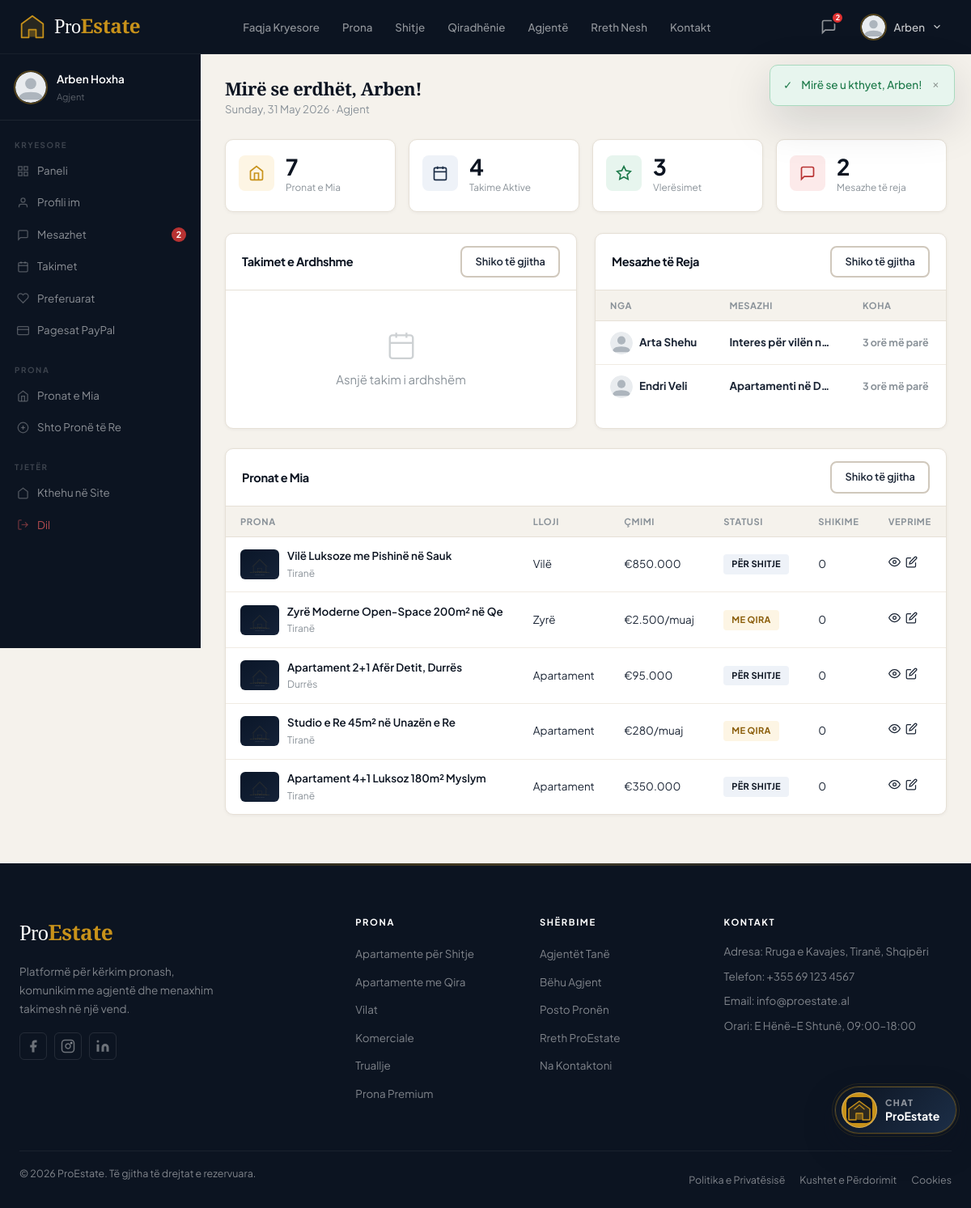
/dashboard/index.php (signed in), run on the app's committed database.
### tables this page shows
CREATE TABLE IF NOT EXISTS `users` (
  `id`                   INT UNSIGNED     NOT NULL AUTO_INCREMENT,
  `email`                VARCHAR(255)     NOT NULL,
  `password`             VARCHAR(255)     NOT NULL COMMENT 'bcrypt hash',
  `first_name`           VARCHAR(100)     NOT NULL,
  `last_name`            VARCHAR(100)     NOT NULL,
  `phone`                VARCHAR(25)      DEFAULT NULL,
  `gender`               ENUM('female','male','other','unspecified') NOT NULL DEFAULT 'unspecified',
  `role`                 ENUM('admin','agent','owner','client') NOT NULL DEFAULT 'client',
  `avatar`               VARCHAR(255)     DEFAULT NULL,
  `bio`                  TEXT             DEFAULT NULL,
  `agency_name`          VARCHAR(200)     DEFAULT NULL,
  `license_number`       VARCHAR(100)     DEFAULT NULL,
  `city`                 VARCHAR(100)     DEFAULT NULL,
  `is_active`            TINYINT(1)       NOT NULL DEFAULT 1,
  `email_verified`       TINYINT(1)       NOT NULL DEFAULT 0,
  `verification_token`   VARCHAR(64)      DEFAULT NULL,
  `reset_token`          VARCHAR(64)      DEFAULT NULL,
  `reset_token_expires`  DATETIME         DEFAULT NULL,
  `last_login`           DATETIME         DEFAULT NULL,
  `created_at`           TIMESTAMP        NOT NULL DEFAULT CURRENT_TIMESTAMP,
  `updated_at`           TIMESTAMP        NOT NULL DEFAULT CURRENT_TIMESTAMP ON UPDATE CURRENT_TIMESTAMP,
  PRIMARY KEY (`id`),
  UNIQUE KEY `uq_email` (`email`),
  KEY `idx_role` (`role`),
  KEY `idx_active` (`is_active`)
);

CREATE TABLE IF NOT EXISTS `messages` (
  `id`          INT UNSIGNED NOT NULL AUTO_INCREMENT,
  `sender_id`   INT UNSIGNED NOT NULL,
  `receiver_id` INT UNSIGNED NOT NULL,
  `property_id` INT UNSIGNED DEFAULT NULL,
  `subject`     VARCHAR(300) DEFAULT NULL,
  `content`     TEXT         NOT NULL,
  `is_read`     TINYINT(1)   NOT NULL DEFAULT 0,
  `created_at`  TIMESTAMP    NOT NULL DEFAULT CURRENT_TIMESTAMP,
  PRIMARY KEY (`id`),
  KEY `idx_msg_receiver` (`receiver_id`),
  KEY `idx_msg_sender`   (`sender_id`),
  CONSTRAINT `fk_msg_sender`   FOREIGN KEY (`sender_id`)   REFERENCES `users`      (`id`) ON DELETE CASCADE,
  CONSTRAINT `fk_msg_receiver` FOREIGN KEY (`receiver_id`) REFERENCES `users`      (`id`) ON DELETE CASCADE,
  CONSTRAINT `fk_msg_prop`     FOREIGN KEY (`property_id`) REFERENCES `properties` (`id`) ON DELETE SET NULL
);

CREATE TABLE IF NOT EXISTS `properties` (
  `id`           INT UNSIGNED     NOT NULL AUTO_INCREMENT,
  `title`        VARCHAR(300)     NOT NULL,
  `description`  TEXT             NOT NULL,
  `type`         ENUM('apartment','house','villa','commercial','office','land','garage') NOT NULL,
  `status`       ENUM('for_sale','for_rent','sold','rented') NOT NULL DEFAULT 'for_sale',
  `price`        DECIMAL(12,2)    NOT NULL,
  `price_period` ENUM('total','monthly','yearly') NOT NULL DEFAULT 'total',
  `area`         DECIMAL(10,2)    DEFAULT NULL COMMENT 'm2',
  `rooms`        TINYINT UNSIGNED DEFAULT 0,
  `bathrooms`    TINYINT UNSIGNED DEFAULT 0,
  `floor`        SMALLINT         DEFAULT NULL,
  `total_floors` SMALLINT         DEFAULT NULL,
  `year_built`   SMALLINT         DEFAULT NULL,
  `address`      VARCHAR(500)     NOT NULL,
  `city`         VARCHAR(100)     NOT NULL,
  `neighborhood` VARCHAR(200)     DEFAULT NULL,
  `latitude`     DECIMAL(10,8)    DEFAULT NULL,
  `longitude`    DECIMAL(11,8)    DEFAULT NULL,
  `owner_id`     INT UNSIGNED     NOT NULL,
  `agent_id`     INT UNSIGNED     DEFAULT NULL,
  `is_featured`  TINYINT(1)       NOT NULL DEFAULT 0,
  `is_active`    TINYINT(1)       NOT NULL DEFAULT 1,
  `approval_status` ENUM('pending','approved','rejected') NOT NULL DEFAULT 'approved',
  `is_verified`  TINYINT(1)       NOT NULL DEFAULT 1,
  `approved_at`  DATETIME         DEFAULT NULL,
  `approved_by`  INT UNSIGNED     DEFAULT NULL,
  `views`        INT UNSIGNED     NOT NULL DEFAULT 0,
  `created_at`   TIMESTAMP        NOT NULL DEFAULT CURRENT_TIMESTAMP,
  `updated_at`   TIMESTAMP        NOT NULL DEFAULT CURRENT_TIMESTAMP ON UPDATE CURRENT_TIMESTAMP,
  PRIMARY KEY (`id`),
  KEY `idx_city` (`city`),
  KEY `idx_type` (`type`),
  KEY `idx_status` (`status`),
  KEY `idx_price` (`price`),
  KEY `idx_featured` (`is_featured`),
  KEY `idx_active` (`is_active`),
  KEY `idx_approval` (`approval_status`),
  KEY `idx_verified` (`is_verified`),
  KEY `idx_owner` (`owner_id`),
  KEY `idx_agent` (`agent_id`),
  FULLTEXT KEY `ft_search` (`title`, `description`, `address`, `city`, `neighborhood`),
  CONSTRAINT `fk_prop_owner` FOREIGN KEY (`owner_id`) REFERENCES `users` (`id`) ON DELETE CASCADE,
  CONSTRAINT `fk_prop_agent` FOREIGN KEY (`agent_id`) REFERENCES `users` (`id`) ON DELETE SET NULL,
  CONSTRAINT `fk_prop_approved_by` FOREIGN KEY (`approved_by`) REFERENCES `users` (`id`) ON DELETE SET NULL
);

### dashboard/index.php (the view, shortened to what the rows shown need)
<?php
require_once dirname(__DIR__) . '/includes/db.php';
require_once dirname(__DIR__) . '/includes/security.php';
require_once dirname(__DIR__) . '/includes/auth.php';
require_once dirname(__DIR__) . '/includes/functions.php';
$user = current_user();
$uid  = current_user_id();
$role = current_user_role();
$my_props = [];
if (in_array($role, ['agent','owner','admin'])) {
    $where_prop = $role === 'agent' ? "agent_id = {$uid}" : ($role === 'owner' ? "owner_id = {$uid}" : "1=1");
    $my_props = db_rows(
        "SELECT p.*, pi.filename AS primary_img FROM properties p
         LEFT JOIN property_images pi ON pi.property_id=p.id AND pi.is_primary=1
         WHERE {$where_prop} AND p.is_active=1
         ORDER BY p.created_at DESC LIMIT 5"
    );
}
$recent_msgs = db_rows(
    "SELECT m.*, u.first_name, u.last_name, u.avatar FROM messages m
     JOIN users u ON u.id = m.sender_id
     WHERE m.receiver_id = ? ORDER BY m.created_at DESC LIMIT 5",
    [$uid]
);
require __DIR__ . '/../templates/header.php';
?>
<div class="dashboard">
  <?php include __DIR__ . '/sidebar.php'; ?>
  <main class="dashboard__content">
    <div class="dashboard__header">
      <h1 class="dashboard__title">Mirë se erdhët, <?= e($user['first_name']) ?>!</h1>
      <p class="dashboard__subtitle"><?= format_date(date('Y-m-d'), 'l, d F Y') ?> · <?= role_label($role) ?></p>
    </div>
    <div class="dashboard-grid">
      <div class="data-table-wrap">
        <?php if (empty($recent_msgs)): ?>
        <div class="table-empty">
          <svg width="38" height="38" viewBox="0 0 24 24" fill="none" stroke="currentColor" stroke-width="1.5"><path d="M21 15a2 2 0 01-2 2H7l-4 4V5a2 2 0 012-2h14a2 2 0 012 2z"/></svg>
          <p>Asnjë mesazh i ri</p>
        </div>
        <?php else: ?>
        <table class="data-table">
          <thead><tr><th>Nga</th><th>Mesazhi</th><th>Koha</th></tr></thead>
          <tbody>
            <?php foreach ($recent_msgs as $m): ?>
            <tr <?= !$m['is_read']?'style="font-weight:700;"':'' ?>>
              <td>
                <div style="display:flex;align-items:center;gap:8px;">
                  <img src="<?= get_avatar_url($m['avatar']) ?>" style="width:28px;height:28px;border-radius:50%;object-fit:cover;">
                  <span><?= e($m['first_name'].' '.$m['last_name']) ?></span>
                </div>
              </td>
              <td style="max-width:160px;overflow:hidden;text-overflow:ellipsis;white-space:nowrap;">
                <a href="<?= SITE_URL ?>/dashboard/messages.php#msg-<?= $m['id'] ?>"><?= e(mb_substr($m['subject']??$m['content'],0,40)) ?></a>
              </td>
              <td style="font-size:.78rem;color:var(--text-3);white-space:nowrap;"><?= time_ago($m['created_at']) ?></td>
            </tr>
            <?php endforeach; ?>
          </tbody>
        </table>
        <?php endif; ?>
      </div>
    </div>
    <?php if (!empty($my_props)): ?>
    <div class="data-table-wrap dashboard-section">
      <table class="data-table">
        <thead><tr><th>Prona</th><th>Lloji</th><th>Çmimi</th><th>Statusi</th><th>Shikime</th><th>Veprime</th></tr></thead>
        <tbody>
          <?php foreach ($my_props as $p):
            $pimg = $p['primary_img'] ? SITE_URL.'/uploads/properties/'.$p['primary_img'] : SITE_URL.'/assets/images/property-placeholder.svg';
          ?>
          <tr>
            <td style="min-width:200px;">
              <div style="display:flex;align-items:center;gap:10px;">
                <img src="<?= e($pimg) ?>" class="prop-thumb" alt="">
                <div>
                  <a href="<?= SITE_URL ?>/property.php?id=<?= $p['id'] ?>" style="font-weight:600;color:var(--dark);"><?= e(mb_substr($p['title'],0,35)) ?></a>
                  <div style="font-size:.75rem;color:var(--text-3);"><?= e($p['city']) ?></div>
                </div>
              </div>
            </td>
            <td><?= property_type_label($p['type']) ?></td>
            <td><?= format_price((float)$p['price'],$p['price_period']) ?></td>
            <td><span class="status-pill status-pill--<?= $p['status']==='for_sale'?'sale':'rent' ?>"><?= property_status_label($p['status']) ?></span></td>
            <td><?= $p['views'] ?></td>
            <td>
              <div style="display:flex;gap:6px;">
                <a href="<?= SITE_URL ?>/property.php?id=<?= $p['id'] ?>" class="btn-action btn-action--view" title="Shiko">
                  <svg width="15" height="15" viewBox="0 0 24 24" fill="none" stroke="currentColor" stroke-width="2"><path d="M1 12s4-8 11-8 11 8 11 8-4 8-11 8-11-8-11-8z"/><circle cx="12" cy="12" r="3"/></svg>
                </a>
                <a href="<?= SITE_URL ?>/dashboard/edit-property.php?id=<?= $p['id'] ?>" class="btn-action btn-action--edit" title="Edito">
                  <svg width="15" height="15" viewBox="0 0 24 24" fill="none" stroke="currentColor" stroke-width="2"><path d="M11 4H4a2 2 0 00-2 2v14a2 2 0 002 2h14a2 2 0 002-2v-7"/><path d="M18.5 2.5a2.121 2.121 0 013 3L12 15l-4 1 1-4 9.5-9.5z"/></svg>
                </a>
              </div>
            </td>
          </tr>
          <?php endforeach; ?>
        </tbody>
      </table>
    </div>
    <?php endif; ?>
  </main>
</div>
<?php require dirname(__DIR__) . '/templates/footer.php'; ?>

### templates/header.php (shortened to what the rows shown need)
<?php
require_once dirname(__DIR__) . '/includes/db.php';
require_once dirname(__DIR__) . '/includes/security.php';
require_once dirname(__DIR__) . '/includes/auth.php';
require_once dirname(__DIR__) . '/includes/functions.php';
$unread_msgs = 0;
if (is_logged_in()) {
    $unread_msgs = db_count(
        "SELECT COUNT(*) FROM messages WHERE receiver_id = ? AND is_read = 0",
        [current_user_id()]
    );
}
?>
<!DOCTYPE html>
<html lang="sq">
<head>
  <link rel="stylesheet" href="<?= SITE_URL ?>/assets/css/style.css?v=chatbot7">
</head>
<body class="<?= $body_class ?? '' ?>">
<header class="site-header" id="site-header">
  <nav class="navbar container">
    <div class="navbar__actions">
      <?php if (is_logged_in()): ?>
  <?php
    $user = current_user() ?? [];
    $first_name = $user['first_name'] ?? 'User';
    $avatar     = $user['avatar'] ?? null;
  ?>
  <a href="<?= SITE_URL ?>/dashboard/messages.php" class="nav-icon-btn" title="Mesazhet">
    <svg width="20" height="20" viewBox="0 0 24 24" fill="none" stroke="currentColor" stroke-width="2"><path d="M21 15a2 2 0 01-2 2H7l-4 4V5a2 2 0 012-2h14a2 2 0 012 2z"/></svg>
    <?php if ($unread_msgs > 0): ?>
      <span class="badge-count"><?= $unread_msgs > 9 ? '9+' : $unread_msgs ?></span>
    <?php endif; ?>
  </a>
  <div class="dropdown">
    <button class="dropdown__trigger">
      <img src="<?= get_avatar_url($avatar) ?>" alt="<?= e($first_name) ?>" class="avatar-sm">
      <span><?= e($first_name) ?></span>
      <svg width="14" height="14" viewBox="0 0 24 24" fill="none" stroke="currentColor" stroke-width="2"><path d="M6 9l6 6 6-6"/></svg>
    </button>
        </div>
      <?php else: ?>
        <a href="<?= SITE_URL ?>/login.php" class="btn btn--outline btn--sm">Hyrje</a>
        <a href="<?= SITE_URL ?>/register.php" class="btn btn--primary btn--sm">Regjistrohu</a>
      <?php endif; ?>
    </div>
  </nav>
</header>

### dashboard/sidebar.php (shortened to what the rows shown need)
<?php
$role = current_user_role();
$user = current_user();
?>
<aside class="sidebar">
  <div class="sidebar__user">
    <div>
      <div class="sidebar__user-name"><?= e($user['first_name'].' '.$user['last_name']) ?></div>
      <div class="sidebar__user-role"><?= role_label($role) ?></div>
    </div>
  </div>
</aside>

### data on the page
users: first_name "Arben", first_name+last_name "Arben Hoxha"
messages: sender.last_name "Arta Shehu", subject "Interes për vilën n…", created_at "3 orë më parë"
messages: sender.last_name "Endri Veli", subject "Apartamenti në D…", created_at "3 orë më parë"
properties: title "Vilë Luksoze me Pishinë në Sauk", city "Tiranë", type "Vilë", format_price((float)$p['price'],$p['price_period']) "€850.000", status "PËR SHITJE", views "0"
properties: title "Zyrë Moderne Open-Space 200m² në Qe", city "Tiranë", type "Zyrë", format_price((float)$p['price'],$p['price_period']) "€2.500/muaj", status "ME QIRA", views "0"
properties: title "Apartament 2+1 Afër Detit, Durrës", city "Durrës", type "Apartament", format_price((float)$p['price'],$p['price_period']) "€95.000", status "PËR SHITJE", views "0"
properties: title "Studio e Re 45m² në Unazën e Re", city "Tiranë", type "Apartament", format_price((float)$p['price'],$p['price_period']) "€280/muaj", status "ME QIRA", views "0"
properties: title "Apartament 4+1 Luksoz 180m² Myslym", city "Tiranë", type "Apartament", format_price((float)$p['price'],$p['price_period']) "€350.000", status "PËR SHITJE", views "0"

### other printed values
$icon "✓"
$msg "Mirë se u kthyet, Arben!"
$unread_msgs "2"
role_label($role) "Agjent"
$unread "2"
$s['value'] "7"
$s['label'] "Pronat e Mia"
$s['value'] "4"
$s['label'] "Takime Aktive"
$s['value'] "3"
$s['label'] "Vlerësimet"
$s['value'] "2"
$s['label'] "Mesazhe të reja"
SITE_ADDRESS "Rruga e Kavajes, Tiranë, Shqipëri"
SITE_PHONE "+355 69 123 4567"
